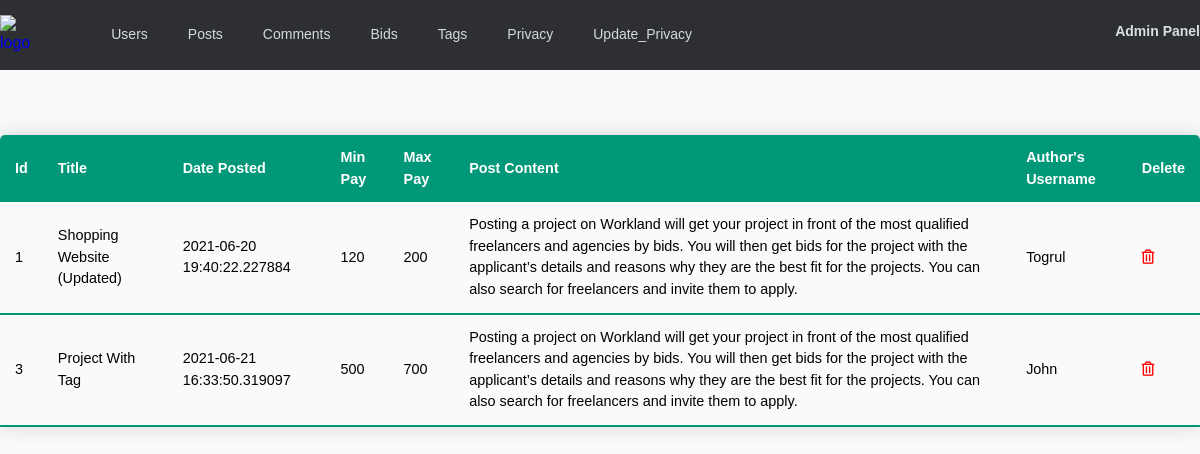
The page /admin/posts (signed in) on the database as committed earlier.
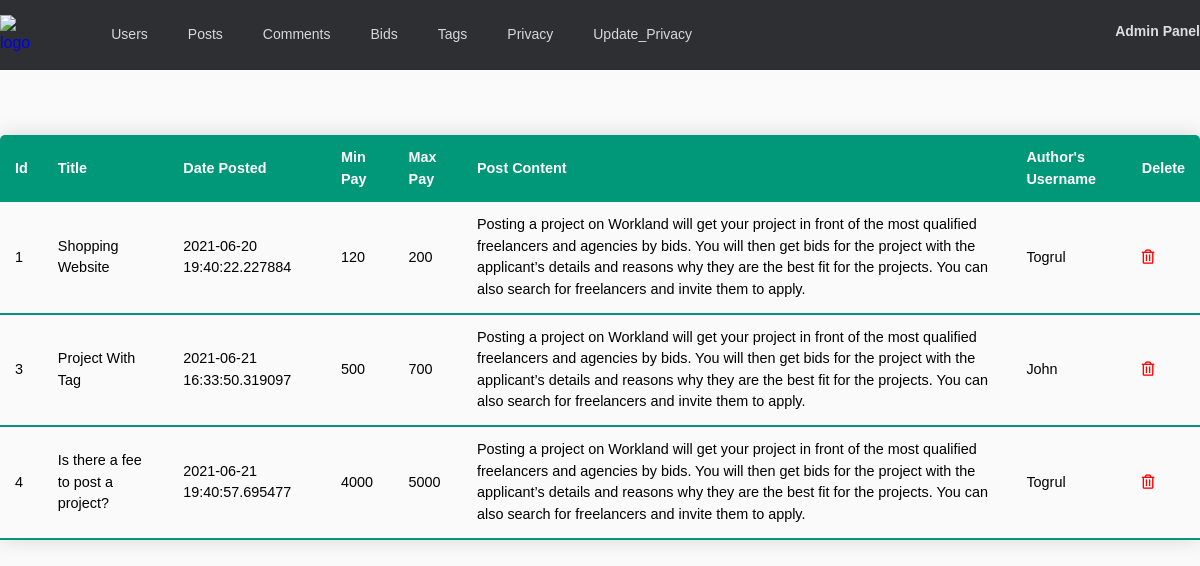
The same page on the database as committed later.
### app/models.py (models this page shows, shortened)
class Post(db.Model):
    id = db.Column(db.Integer, primary_key=True)
    title = db.Column(db.String(20), nullable=False)
    date_posted = db.Column(db.DateTime, nullable=False, default=datetime.utcnow)
    min_pay = db.Column(db.Integer, nullable=False)
    max_pay = db.Column(db.Integer)
    content = db.Column(db.Text, nullable=False)
    user_id = db.Column(db.Integer, db.ForeignKey('user.id'), nullable=False)
    tag = db.relationship('Tag', secondary='posts_tags', backref=db.backref('posts', lazy='dynamic'))
    comments = db.relationship('Comment', backref='host', lazy=True)
    bids = db.relationship('Bid', backref='bid_host', lazy=True)

class User(db.Model, UserMixin):
    id = db.Column(db.Integer, primary_key=True)
    username = db.Column(db.String(20), unique=True, nullable=False)
    email = db.Column(db.String(120), unique=True, nullable=False)
    image_file = db.Column(db.String(20), nullable=False, default='default.jpg')
    password = db.Column(db.String(60), nullable=False)
    about_user = db.Column(db.Text)
    education = db.Column(db.Text)
    speciality = db.Column(db.String(20))
    location = db.Column(db.String(20))
    age = db.Column(db.Integer)
    experience = db.Column(db.Integer)
    hourly_rate = db.Column(db.Integer)
    job_done = db.Column(db.Integer)
    posts = db.relationship('Post', backref='author', lazy=True, cascade='all,delete')
    comments = db.relationship('Comment', backref='comment_author', lazy=True, cascade='all,delete')
    bids = db.relationship('Bid', backref='bid_owner', lazy=True, cascade='all,delete')

### app/routes.py (the view)
@app.route('/admin/posts', methods=['GET','POST'])
@login_required
def admin_posts():
    if current_user.username == 'Togrul':
        posts = Post.query.all()
        return render_template('admin/posts.html', posts=posts)
    else:
        abort(403)

### app/models.py (called while the page is built)
@login_manager.user_loader
def load_user(user_id):
    return User.query.get(int(user_id))

### app/templates/admin/posts.html (shortened to what this page needs)
{% extends "admin/base.html" %}
{% block css %}
<link rel="stylesheet" href="{{ url_for('static', filename='css/base.css') }}">
{% endblock %}
{% block content %}
    <table class="content-table">
        <thead>
            <tr>
                <th scope="col">Id</th>
                <th scope="col">Title</th>
                <th scope="col">Date Posted</th>
                <th scope="col">Min Pay</th>
                <th scope="col">Max Pay</th>
                <th scope="col">Post Content</th>
                <th scope="col">Author's Username</th>
                <th scope="col">Delete</th>
            </tr>
        </thead>
        {% for post in posts %}
        <tbody>
            <tr>
                <td>{{ post.id }}</th>
                <td>{{ post.title }}</td>
                <td>{{ post.date_posted }}</td>
                <td>{{ post.min_pay }}</td>
                <td>{{ post.max_pay }}</td>
                <td>{{ post.content }}</td>
                <td>{{ post.author.username }}</td>
                <td><a href="{{url_for('admin_delete_post', post_id=post.id)}}"><i class="far fa-trash-alt" style="color: red;"></i></a></td>
            </tr>
        </tbody>
        {% endfor %}
    </table>
    {% endblock %}

### app/templates/admin/base.html (shortened to what this page needs)
<!doctype html>
<html lang="en">
  <head>
    <link rel="stylesheet" href="../../static/css/style.css">
    {% block css %}
    {% endblock %}
  </head>
  <body>
    <header>
      <div class="container">
        <div class="row d-flex" style="justify-content: space-between;">
          <div class="col-6 nav-left">
            <a href="{{ url_for('index') }}" class="logo">
              <img src="{{url_for('static', filename='img/logo.svg')}}" alt="logo">
            </a>
            <ul class="navbar">
              <li><a href="{{url_for('admin_users')}}">Users</a></li>
              <li><a href="{{url_for('admin_posts')}}">Posts</a></li>
              <li><a href="{{url_for('admin_comments')}}">Comments</a></li>
              <li><a href="{{url_for('admin_bids')}}">Bids</a></li>
              <li><a href="{{url_for('admin_tags')}}">Tags</a></li>
              <li><a href="{{url_for('admin_add_privacy')}}">Privacy</a></li>
              <li><a href="{{url_for('admin_update_privacy')}}">Update_Privacy</a></li>
            </ul>
          </div>
          <div class="header-user-right header-user">
            <h3 class="user-name"><span>Admin Panel</span></h3>
          </div>
        </div>
      </div>
    </header>
    <main>
      <div class="content">
        <div class="container d-flex" style="justify-content: center;">
          {% block content %}
          {% endblock %}
        </div>
      </div>
    </main>
  </body>
</html>

### app/static/css/style.css (style rules this page uses)
* { margin: 0; padding: 0; box-sizing: border-box; }
html, body { height: 100%; }
body { background-color: #FAFAFA; font-family: 'Open Sans', sans-serif; line-height: 1.5; }
img { width: 100%; height: auto; }
a, button, input { transition: 0.4s; }
a { text-decoration: none; }
li { list-style: none; }
.d-flex { display: flex; }
header { width: 100%; height: 70px; position: fixed; z-index: 1; background-color: #2D2F32; display: flex; }
.nav-left { display: flex; }
a.logo { display: inline-block; margin-right: 81px; }
a.logo img { width: 60px; height: 40px; margin-top: 15px; }
.navbar { display: flex; margin-top: 22px; }
.navbar li { margin-right: 40px; }
.navbar a { font-size: 14px; font-weight: 400; color: #D5D9DA; transition: 0.4s; }
.header-user { display: flex; align-items: center; margin-top: 8px; }
.user-name { color: #dadedf; font-size: 14px; padding-left: 10px; font-weight: 600; }
.content { padding-top: 110px; }

### app/static/css/base.css (style rules this page uses)
* { font-family: sans-serif; }
.content-table { border-collapse: collapse; margin: 25px 0; font-size: 0.9em; min-width: 400px; border-radius: 5px 5px 0 0; overflow: hidden; box-shadow: 0 0 20px rgba(0, 0, 0, 0.15); }
.content-table thead tr { background-color: #009879; color: #ffffff; text-align: left; font-weight: bold; }
.content-table th, .content-table td { padding: 12px 15px; }
.content-table tbody tr { border-bottom: 1px solid #dddddd; }
.content-table tbody tr:last-of-type { border-bottom: 2px solid #009879; }

### app/static/css/grid.css (style rules this page uses)
.container { max-width: 1280px; width: 100%; margin: 0 auto; }
.row { display: flex; flex-wrap: wrap; }
.col-6 { width: 50%; }

Rows that differ between the two databases and show on the page:
changed Post id 1: title "Shopping Website (Updated)" → "Shopping Website"
added Post: id "4", title "Is there a fee to post a project?", date_posted "2021-06-21 19:40:57.695477", min_pay "4000", max_pay "5000", content "Posting a project on Workland will get your project in front of the most qualified freelancers and agencies by bids. You will then get bids for the project with the applicant’s details and reasons why they are the best fit for the projects. You can also search for freelancers and invite them to apply.", author.username "Togrul"
